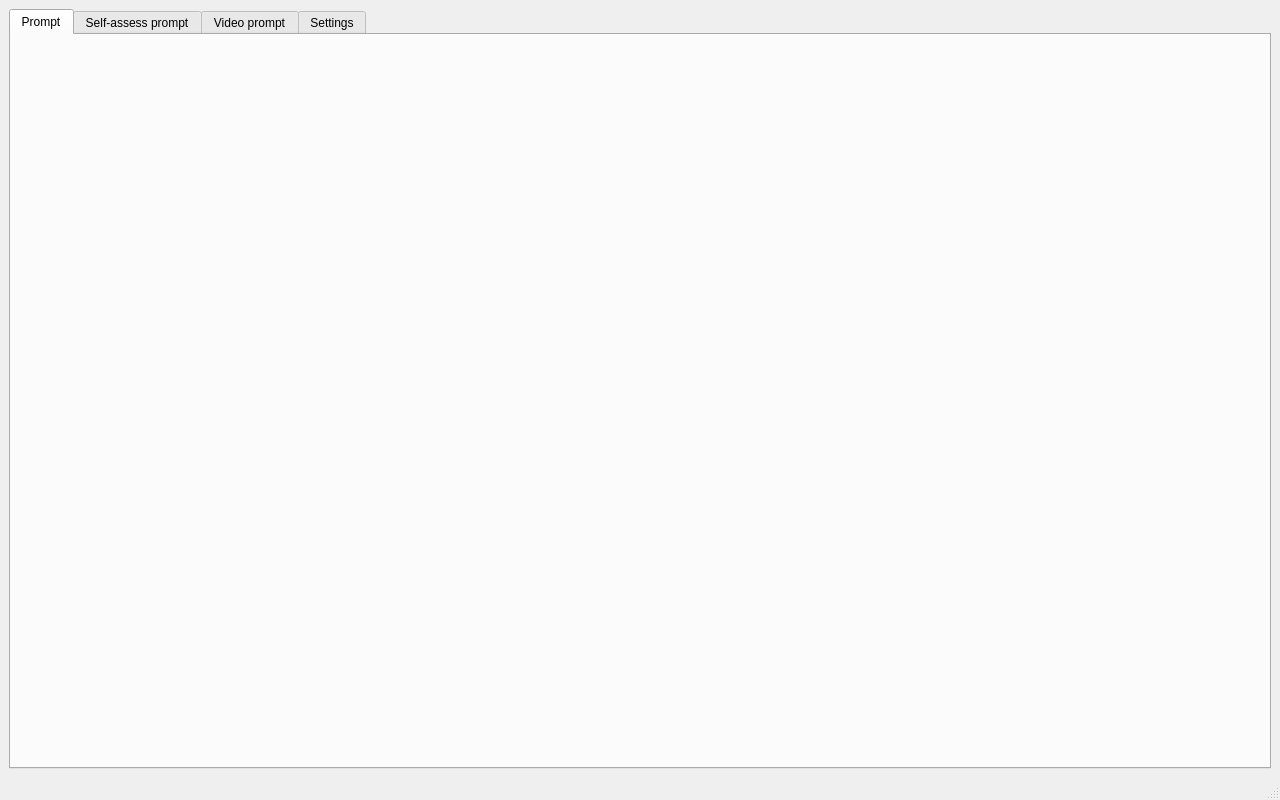
<?xml version="1.0" encoding="UTF-8"?>
<ui version="4.0">
 <class>MainWindow</class>
 <widget class="QMainWindow" name="MainWindow">
  <property name="geometry">
   <rect>
    <x>0</x>
    <y>0</y>
    <width>1280</width>
    <height>800</height>
   </rect>
  </property>
  <property name="windowTitle">
   <string>Prompter</string>
  </property>
  <widget class="QWidget" name="centralwidget">
   <layout class="QVBoxLayout" name="verticalLayout">
    <item>
     <widget class="QTabWidget" name="tabWidget">
      <property name="currentIndex">
       <number>0</number>
      </property>
      <widget class="PanePrompt" name="tabPrompt">
       <attribute name="title">
        <string>Prompt</string>
       </attribute>
      </widget>
      <widget class="PanePromptSelfAssess" name="tabPromptSelfAssess">
       <attribute name="title">
        <string>Self-assess prompt</string>
       </attribute>
      </widget>
      <widget class="PanePromptVideo" name="tabPromptVideo">
       <attribute name="title">
        <string>Video prompt</string>
       </attribute>
      </widget>
      <widget class="PaneSettings" name="tabSettings">
       <attribute name="title">
        <string>Settings</string>
       </attribute>
      </widget>
     </widget>
    </item>
   </layout>
  </widget>
  <widget class="QMenuBar" name="menubar">
   <property name="geometry">
    <rect>
     <x>0</x>
     <y>0</y>
     <width>1280</width>
     <height>20</height>
    </rect>
   </property>
  </widget>
  <widget class="QStatusBar" name="statusbar"/>
 </widget>
 <customwidgets>
  <customwidget>
   <class>PanePrompt</class>
   <extends>QWidget</extends>
   <header>gui/panes/PanePrompt.h</header>
   <container>1</container>
  </customwidget>
  <customwidget>
   <class>PanePromptSelfAssess</class>
   <extends>QWidget</extends>
   <header>gui/panes/PanePromptSelfAssess.h</header>
   <container>1</container>
  </customwidget>
  <customwidget>
   <class>PanePromptVideo</class>
   <extends>QWidget</extends>
   <header>gui/panes/PanePromptVideo.h</header>
   <container>1</container>
  </customwidget>
  <customwidget>
   <class>PaneSettings</class>
   <extends>QWidget</extends>
   <header>gui/panes/PaneSettings.h</header>
   <container>1</container>
  </customwidget>
 </customwidgets>
 <resources/>
 <connections/>
</ui>
